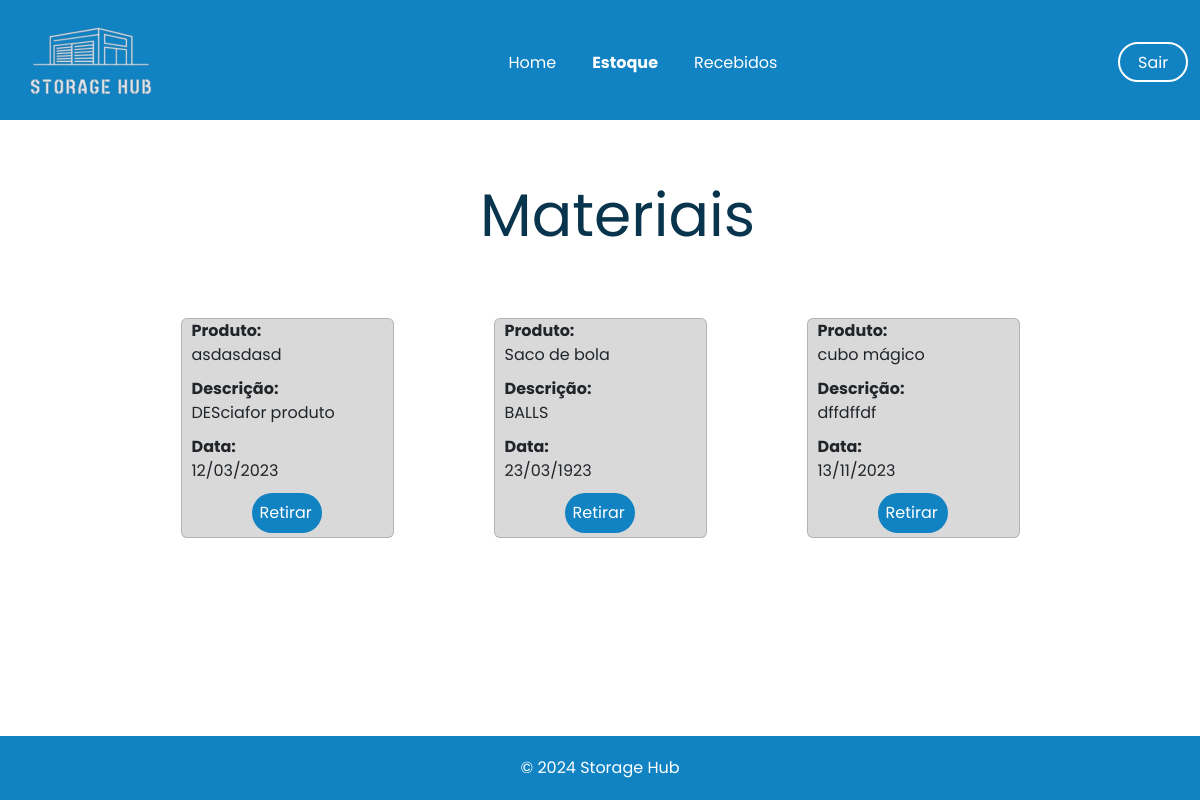
The app's page /estoque_materiais/ (signed in) with its own data.
### app/models.py (models this page shows)
class MaterialRecebido(db.Model):
    id = db.Column(db.Integer, primary_key=True)
    nome_produto = db.Column(db.String, nullable=False)
    quantidade = db.Column(db.Float, nullable=False)
    data_recebimento = db.Column(db.DateTime, default=datetime.now())
    descricao_produto = db.Column(db.String, nullable=True)
    tipo_produto = db.Column(db.String, nullable=False)
    recebido_por = db.Column(db.String, nullable=False)
    registrado_por = db.Column(db.String, nullable=False)

### app/view.py (the view)
@app.route('/estoque_materiais/')
@login_required
def estoquemateriais():
    estoque = MaterialRecebido.query.filter_by(tipo_produto='Materiais').all()
    return render_template('materiais.html', estoque=estoque)

### app/models.py (called while the page is built)
@login_manager.user_loader
def load_user(user_id):
    return User.query.get(user_id)

### app/templates/materiais.html (shortened to what this page needs)
<!DOCTYPE html>
<html lang="pt-BR">
<head>
    <link
    rel="stylesheet"
    href="https://cdn.jsdelivr.net/npm/bootstrap@5.3.3/dist/css/bootstrap.min.css"
    />
</head>
<body>
    <header>
        <nav class="navbar navbar-expand-lg">
            <div class="container-fluid">
                <a class="navbar-brand me-auto" href="{{url_for('homepage')}}"><img src="../static/img/logo_storage.png" alt="Storage Hub Logo"></a>
                <div class="collapse navbar-collapse" id="navbarSupportedContent">
                    <ul class="navbar-nav mx-auto" style="padding-top: 20px;">
                        <div class="center" style="display: flex; align-items: center; width: 30%;">
                        <li class="nav-item">
                            <a class="nav-link" aria-current="page" href="{{url_for('homepage')}}" style="font-weight: 400;">Home</a>
                        </li>
                        <li class="nav-item">
                            <a class="nav-link" href="{{url_for('home_estoque')}}">Estoque</a>
                        </li>
                        <li class="nav-item">
                            <a class="nav-link" href="{{url_for('recebidos')}}" style="font-weight: 400;">Recebidos</a>
                        </div>
                    </ul>
                    <a href="{{url_for('logout')}}" style="
                    background-color: #1183C3;
                    color: white;
                    width: 70px;
                    height: 40px;
                    border: 2px solid white;
                    text-decoration: none;
                    border-radius: 50px;"><p class="sair" style="padding: 7px 0px 0px 18px;">Sair</p></a>
                </div>
            </div>
        </nav>
    </header>
    <main>
        <div>
            <section class="stock">
                <div>
                    <h1 class="stock-text">Materiais</h1>
                </div>
            </section>
                <div class="cards" style="display: flex; gap: 100px; align-items: center; justify-content: center; flex-wrap: wrap;">
                    {% for linha in estoque %}
                    <div class="card" style="background-color:#D9D9D9; height: 220px; margin-bottom: 40px;">
                        <div class="linha-card">
                        <tr>
                            <div class="quebra" style="display: flex; flex-direction: column; height: 170px; justify-content: space-between;">
                                <div class="space" style="margin-left: 10px;">
                                <div class="primeiro">
                                    <td ><strong>Produto:<br></strong>{{linha.nome_produto}}</td>
                                </div>
                                <div class="segunda" style="margin-top: 10px;">
                                    <td><strong>Descrição:<br></strong>{{linha.descricao_produto}}</td>
                                </div>
                                <div class="segunda" style="margin-top: 10px;">
                                    <td><strong>Data:<br></strong>{{ linha.data_recebimento.strftime('%d/%m/%Y') }}</td>
                                </div>
                            </div>
                                <div class="botao" style="background-color: #1183C3; width: 70px; padding: 8px; border-radius: 20px; margin-left: 70px; margin-top: 10px;">
                                    <td><a href="{{url_for('estoqueDetail', id=linha.id)}}" style="text-decoration: none; color:white;">Retirar</a></td>
                                </div>
                            </div>
                        </tr>
                        </div>
                    </div>
                    {% endfor%}
                </div>
        </div>
    </main>
    <footer style="background-color: #1183C3; color: white; padding: 20px 0;text-align: center;">&copy; 2024 Storage Hub</footer>
</body>
</html>

### app/templates/materiais.html (style rules this page uses)
body { font-family: "Poppins", sans-serif; margin: 0; padding: 0; display: flex; flex-direction: column; min-height: 100vh; }
header { background-color: #1183C3; color: white; width: 100%; height: 120px; }
.navbar-nav { display: flex; justify-content: center; flex: 1; padding-bottom: 18px; }
.navbar-nav .nav-link { color: white; font-weight: bold; margin-right: 20px; }
.stock { display: flex; justify-content: space-around; align-items: center; padding: 50px; }
.stock-text { color: #09344D; font-family: Poppins; font-size: 60px; font-style: normal; font-weight: 400; line-height: normal; width: 240px; height: 90px; }
main { flex: 1; }
.card { width: 213px; height: 180px; }

### records on screen
MaterialRecebido: nome_produto "asdasdasd", descricao_produto "DESciafor produto", data_recebimento "12/03/2023"
MaterialRecebido: nome_produto "Saco de bola", descricao_produto "BALLS", data_recebimento "23/03/1923"
MaterialRecebido: nome_produto "cubo mágico", descricao_produto "dffdffdf", data_recebimento "13/11/2023"
